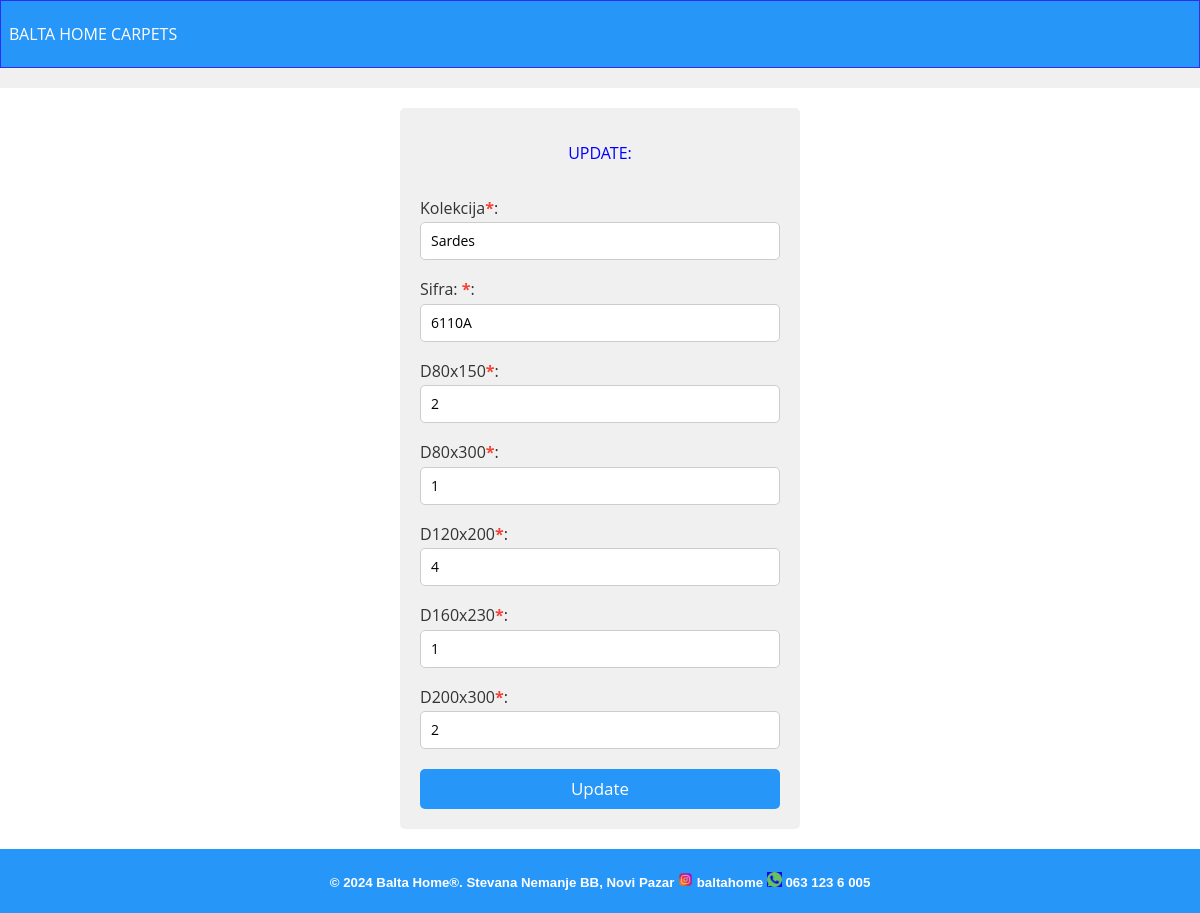
/update/6110A (signed in), run on the app's committed database.
### tables this page shows
CREATE TABLE stanje (
                kolekcija VARCHAR,
                sifra VARCHAR PRIMARY KEY,
                d80x150 INTEGER,
                d80x300 INTEGER,
                d120x200 INTEGER,
                d160x230 INTEGER,
                d200x300 INTEGER,
                slika1 VARCHAR
               , kvadratura REAL NULL, d120x120 INT NULL, d160x160 INT NULL, d200x200 INT NULL);

### routes/admin.py (the view)
@admin.get("/update/<string:sifra>")
def update_get(sifra: str):
    i = l_login.find_in_stock_pass(sifra)
    if i:
          return render_template("update.jinja", i=i)
    else:
        print (i)
        return redirect("/?error=tepih_saving")

### db/admin_bp.py (called while the page is built)
def find_in_stock_pass(sifra: str):
    connection = sqlite3.connect("./orders.db")
    cursor = connection.cursor()
    cursor.execute("SELECT * FROM stanje WHERE sifra = ?;", (sifra,))
    result_set = cursor.fetchone()
    cursor.close()
    if result_set is None:
        return []
    return list(result_set)

### routes/admin.py (called while the page is built)
@admin.before_request
def check_admin_rights():
    if not "user" in session:
        return redirect("/login?error=administrator")

### templates/update.jinja (shortened to what this page needs)
<!DOCTYPE html>
<html lang="en">
<head>
    <link rel="stylesheet" href="https://cdn.jsdelivr.net/npm/modern-normalize@2.0.0/modern-normalize.min.css"/>
    <link rel="stylesheet" href="https://cdn.jsdelivr.net/npm/@fortawesome/fontawesome-free@6.5.1/css/all.min.css"/>
    <link rel="stylesheet" href="/static/css/style.css"/>
</head>
<body style="height:100vh;">
    <header id="main_header">
            <p style="color:white">BALTA HOME CARPETS</p>
    </header>
    <nav id="main_menu" role="main">
        {% if "user" in session %}
    </nav>
<main>
    <form class="center_form" id="login_form" action="/change" method="post">
        <p style="text-align: center; color: blue;">UPDATE:</p>
        <div class="form-group" >
        <label for="kolekcija">Kolekcija<span class="red-text">*</span>:</label>
        <input type="text" id="kolekcija" name="kolekcija"  value={{i[0]}} required>
    </div>
    <div class="form-group">
        <label for="sifra">Sifra: <span class="red-text">*</span>:</label>
        <input type="text" id="sifra" name="sifra" value={{i[1]}} required>
    </div>
    <div class="form-group">
        <label for="D80x150">D80x150<span class="red-text">*</span>:</label>
        <input type="text" id="D80x150" name="D80x150" value={{i[2]}} required>
    </div>
    <div class="form-group">
        <label for="D80x300">D80x300<span class="red-text">*</span>:</label>
        <input type="text" id="D80x300" name="D80x300" value={{i[3]}} required>
    </div>
    <div class="form-group">
        <label for="D120x200">D120x200<span class="red-text">*</span>:</label>
        <input type="text" id="D120x200" name="D120x200" value={{i[4]}} required>
    </div>
    <div class="form-group">
        <label for="D160x230">D160x230<span class="red-text">*</span>:</label>
        <input type="text" id="D160x230" name="D160x230" value={{i[5]}} required>
    </div>
    <div class="form-group">
        <label for="D200x300">D200x300<span class="red-text">*</span>:</label>
        <input type="text" id="D200x300" name="D200x300" value={{i[6]}} required>
    </div>
    <button type="submit"  class="button_magacin">Update</button>
</form></main> {% endif %}
<footer class="footer_magacin">
    <h5>&copy; 2024 Balta Home&reg;. Stevana Nemanje BB, Novi Pazar
    <img src="/static/assets/ins.png" style="width:15px; height: 15px;"> baltahome <img src="/static/assets/phone.ico" style="width:15px; height: 15px;  background-color:blue;"> 063 123 6 005</h5>
</footer>
</body>
</html>

### static/css/style.css (style rules this page uses)
body { font-family: "Open Sans", sans-serif; color: #444444; }
h1, h2, h3, h4, h5, h6 { font-family: "Raleway", sans-serif; }
* { box-sizing: border-box; }
.center_form { display: flex; flex-direction: column; gap: 20px; max-width: 400px; margin: 20px auto; padding: 20px; background-color: #f0f0f0; border-radius: 5px; }
.red-text { color:#f44336; font-weight: bold; }
.form-group { display: flex; flex-direction: column; gap: 5px; }
.form-group label { font-size: 16px; color: #333333; }
.form-group input { padding: 10px; font-size: 14px; border: 1px solid #CCCCCC; border-radius: 5px; }
#main_header { display: flex; align-items: center; padding: 8px; background-color: rgb(38, 150, 249); border: 1px solid rgb(47, 44, 246) }
#main_menu { display: flex; justify-content: flex-start; align-items: center; gap: 20px; padding: 10px; background-color: #f0f0f0; font-family: Arial, sans-serif; }
.footer_magacin { padding: 1px; background-color: rgb(38, 150, 249); color: #FFFFFF; text-align: center; }
.button_magacin { padding: 10px 15px; font-size: 17px; color: #FFFFFF; background-color: rgb(38, 150, 249); border: none; border-radius: 5px; cursor: pointer; transition: background-color 0.3s ease; text-align: center; }

### data on the page
stanje: kolekcija "Sardes", sifra "6110A", D80x150 "2", D80x300 "1", D120x200 "4", D160x230 "1", D200x300 "2"
